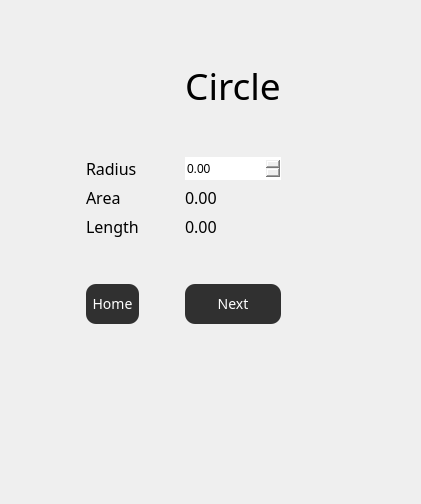
      <widget class="QWidget" name="circle_page">
       <layout class="QGridLayout" name="gridLayout_4">
        <item row="1" column="3">
         <spacer name="horizontalSpacer_15">
          <property name="orientation">
           <enum>Qt::Horizontal</enum>
          </property>
          <property name="sizeHint" stdset="0">
           <size>
            <width>40</width>
            <height>20</height>
           </size>
          </property>
         </spacer>
        </item>
        <item row="1" column="2">
         <widget class="QGroupBox" name="groupBox">
          <property name="styleSheet">
           <string notr="true">border: none;</string>
          </property>
          <property name="title">
           <string/>
          </property>
          <layout class="QGridLayout" name="gridLayout_5">
           <item row="4" column="2">
            <widget class="QLabel" name="circle_length_output">
             <property name="font">
              <font>
               <family>Microsoft YaHei Light</family>
               <pointsize>12</pointsize>
              </font>
             </property>
             <property name="text">
              <string>0.00</string>
             </property>
             <property name="scaledContents">
              <bool>false</bool>
             </property>
             <property name="wordWrap">
              <bool>false</bool>
             </property>
            </widget>
           </item>
           <item row="4" column="0">
            <widget class="QLabel" name="label_10">
             <property name="font">
              <font>
               <family>Microsoft JhengHei Light</family>
               <pointsize>12</pointsize>
              </font>
             </property>
             <property name="text">
              <string>Length</string>
             </property>
            </widget>
           </item>
           <item row="6" column="2">
            <widget class="QPushButton" name="next_button_circle">
             <property name="font">
              <font>
               <family>Microsoft YaHei Light</family>
               <pointsize>-1</pointsize>
              </font>
             </property>
             <property name="cursor">
              <cursorShape>PointingHandCursor</cursorShape>
             </property>
             <property name="styleSheet">
              <string notr="true">background-color: #303030;
color: white;
max-width: 120px;
min-height: 40px;
max-height: 40px;
border-radius: 10px;
font-size: 14px;</string>
             </property>
             <property name="text">
              <string>Next</string>
             </property>
            </widget>
           </item>
           <item row="3" column="0">
            <widget class="QLabel" name="label_9">
             <property name="font">
              <font>
               <family>Microsoft JhengHei Light</family>
               <pointsize>12</pointsize>
              </font>
             </property>
             <property name="text">
              <string>Area</string>
             </property>
            </widget>
           </item>
           <item row="1" column="2">
            <spacer name="verticalSpacer_23">
             <property name="orientation">
              <enum>Qt::Vertical</enum>
             </property>
             <property name="sizeHint" stdset="0">
              <size>
               <width>20</width>
               <height>40</height>
              </size>
             </property>
            </spacer>
           </item>
           <item row="3" column="4">
            <spacer name="horizontalSpacer_17">
             <property name="orientation">
              <enum>Qt::Horizontal</enum>
             </property>
             <property name="sizeHint" stdset="0">
              <size>
               <width>40</width>
               <height>20</height>
              </size>
             </property>
            </spacer>
           </item>
           <item row="7" column="4">
            <spacer name="verticalSpacer_21">
             <property name="orientation">
              <enum>Qt::Vertical</enum>
             </property>
             <property name="sizeHint" stdset="0">
              <size>
               <width>20</width>
               <height>40</height>
              </size>
             </property>
            </spacer>
           </item>
           <item row="0" column="2">
            <widget class="QLabel" name="label_13">
             <property name="font">
              <font>
               <family>Microsoft YaHei Light</family>
               <pointsize>28</pointsize>
              </font>
             </property>
             <property name="styleSheet">
              <string notr="true"/>
             </property>
             <property name="text">
              <string>Circle</string>
             </property>
             <property name="alignment">
              <set>Qt::AlignCenter</set>
             </property>
            </widget>
           </item>
           <item row="2" column="1">
            <spacer name="horizontalSpacer_10">
             <property name="orientation">
              <enum>Qt::Horizontal</enum>
             </property>
             <property name="sizeHint" stdset="0">
              <size>
               <width>40</width>
               <height>20</height>
              </size>
             </property>
            </spacer>
           </item>
           <item row="3" column="2">
            <widget class="QLabel" name="circle_area_output">
             <property name="font">
              <font>
               <family>Microsoft YaHei Light</family>
               <pointsize>12</pointsize>
              </font>
             </property>
             <property name="text">
              <string>0.00</string>
             </property>
             <property name="scaledContents">
              <bool>false</bool>
             </property>
             <property name="wordWrap">
              <bool>false</bool>
             </property>
            </widget>
           </item>
           <item row="3" column="3">
            <spacer name="horizontalSpacer_12">
             <property name="orientation">
              <enum>Qt::Horizontal</enum>
             </property>
             <property name="sizeHint" stdset="0">
              <size>
               <width>40</width>
               <height>20</height>
              </size>
             </property>
            </spacer>
           </item>
           <item row="2" column="2">
            <widget class="QDoubleSpinBox" name="radius_input">
             <property name="styleSheet">
              <string notr="true">max-width: 150px;
max-height: 60px;</string>
             </property>
             <property name="wrapping">
              <bool>true</bool>
             </property>
             <property name="showGroupSeparator" stdset="0">
              <bool>false</bool>
             </property>
             <property name="maximum">
              <double>100000.000000000000000</double>
             </property>
            </widget>
           </item>
           <item row="5" column="2">
            <spacer name="verticalSpacer_22">
             <property name="orientation">
              <enum>Qt::Vertical</enum>
             </property>
             <property name="sizeHint" stdset="0">
              <size>
               <width>20</width>
               <height>40</height>
              </size>
             </property>
            </spacer>
           </item>
           <item row="6" column="4">
            <spacer name="verticalSpacer_19">
             <property name="orientation">
              <enum>Qt::Vertical</enum>
             </property>
             <property name="sizeHint" stdset="0">
              <size>
               <width>20</width>
               <height>40</height>
              </size>
             </property>
            </spacer>
           </item>
           <item row="2" column="0">
            <widget class="QLabel" name="label_8">
             <property name="font">
              <font>
               <family>Microsoft YaHei Light</family>
               <pointsize>12</pointsize>
              </font>
             </property>
             <property name="text">
              <string>Radius</string>
             </property>
            </widget>
           </item>
           <item row="2" column="3">
            <spacer name="horizontalSpacer_11">
             <property name="orientation">
              <enum>Qt::Horizontal</enum>
             </property>
             <property name="sizeHint" stdset="0">
              <size>
               <width>40</width>
               <height>20</height>
              </size>
             </property>
            </spacer>
           </item>
           <item row="4" column="3">
            <spacer name="horizontalSpacer_13">
             <property name="orientation">
              <enum>Qt::Horizontal</enum>
             </property>
             <property name="sizeHint" stdset="0">
              <size>
               <width>40</width>
               <height>20</height>
              </size>
             </property>
            </spacer>
           </item>
           <item row="8" column="0">
            <spacer name="verticalSpacer_20">
             <property name="orientation">
              <enum>Qt::Vertical</enum>
             </property>
             <property name="sizeHint" stdset="0">
              <size>
               <width>20</width>
               <height>40</height>
              </size>
             </property>
            </spacer>
           </item>
           <item row="6" column="0">
            <widget class="QPushButton" name="home_button">
             <property name="font">
              <font>
               <family>Microsoft YaHei Light</family>
               <pointsize>-1</pointsize>
              </font>
             </property>
             <property name="cursor">
              <cursorShape>PointingHandCursor</cursorShape>
             </property>
             <property name="styleSheet">
              <string notr="true"> background-color: #303030;
color: white;
max-width: 120px;
min-height: 40px;
max-height: 40px;
border-radius: 10px;
font-size: 14px;</string>
             </property>
             <property name="text">
              <string>Home</string>
             </property>
            </widget>
           </item>
          </layout>
         </widget>
        </item>
        <item row="3" column="1">
         <spacer name="verticalSpacer_5">
          <property name="orientation">
           <enum>Qt::Vertical</enum>
          </property>
          <property name="sizeHint" stdset="0">
           <size>
            <width>20</width>
            <height>40</height>
           </size>
          </property>
         </spacer>
        </item>
        <item row="0" column="1">
         <spacer name="verticalSpacer_15">
          <property name="orientation">
           <enum>Qt::Vertical</enum>
          </property>
          <property name="sizeHint" stdset="0">
           <size>
            <width>20</width>
            <height>40</height>
           </size>
          </property>
         </spacer>
        </item>
        <item row="1" column="0">
         <spacer name="horizontalSpacer_14">
          <property name="orientation">
           <enum>Qt::Horizontal</enum>
          </property>
          <property name="sizeHint" stdset="0">
           <size>
            <width>40</width>
            <height>20</height>
           </size>
          </property>
         </spacer>
        </item>
        <item row="2" column="1">
         <spacer name="verticalSpacer_16">
          <property name="orientation">
           <enum>Qt::Vertical</enum>
          </property>
          <property name="sizeHint" stdset="0">
           <size>
            <width>20</width>
            <height>40</height>
           </size>
          </property>
         </spacer>
        </item>
        <item row="1" column="1">
         <widget class="QLabel" name="label_4">
          <property name="text">
           <string/>
          </property>
          <property name="pixmap">
           <pixmap>../images/circles-removebg-preview.png</pixmap>
          </property>
          <property name="scaledContents">
           <bool>true</bool>
          </property>
          <property name="wordWrap">
           <bool>true</bool>
          </property>
         </widget>
        </item>
       </layout>
      </widget>
